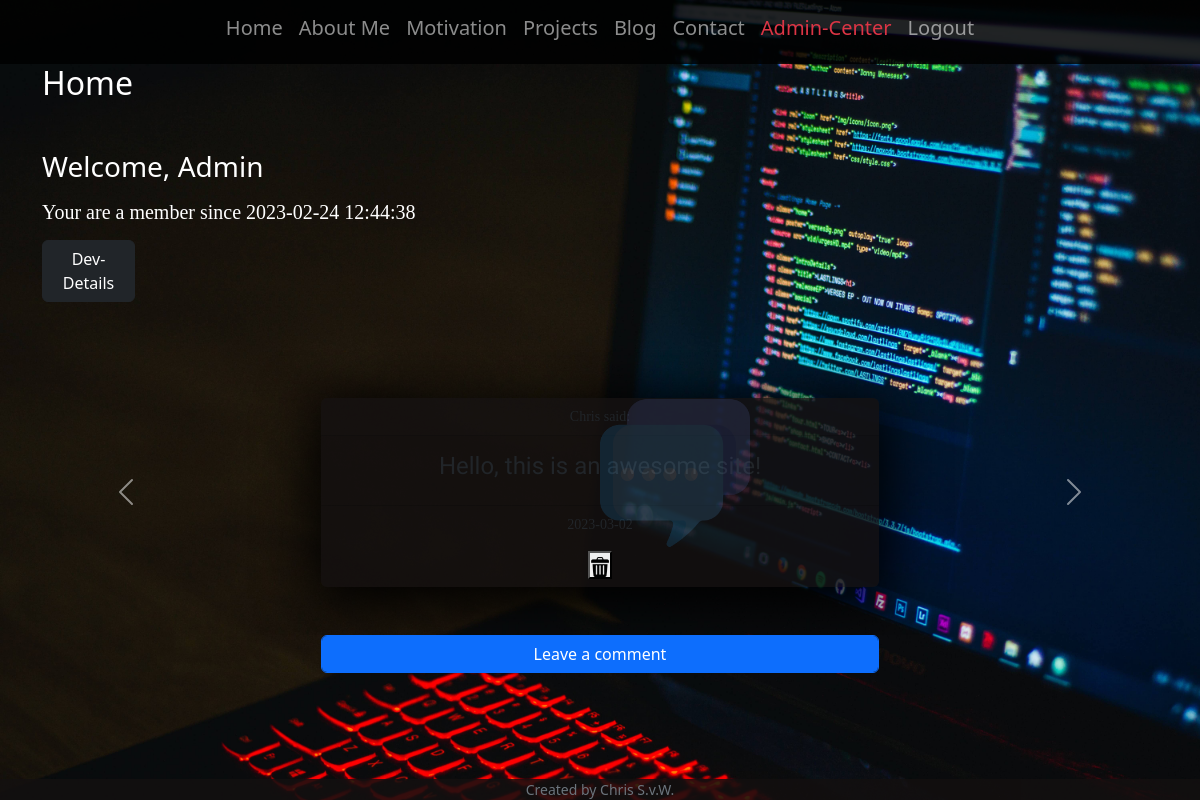
Page / (signed in) on the earlier database version.
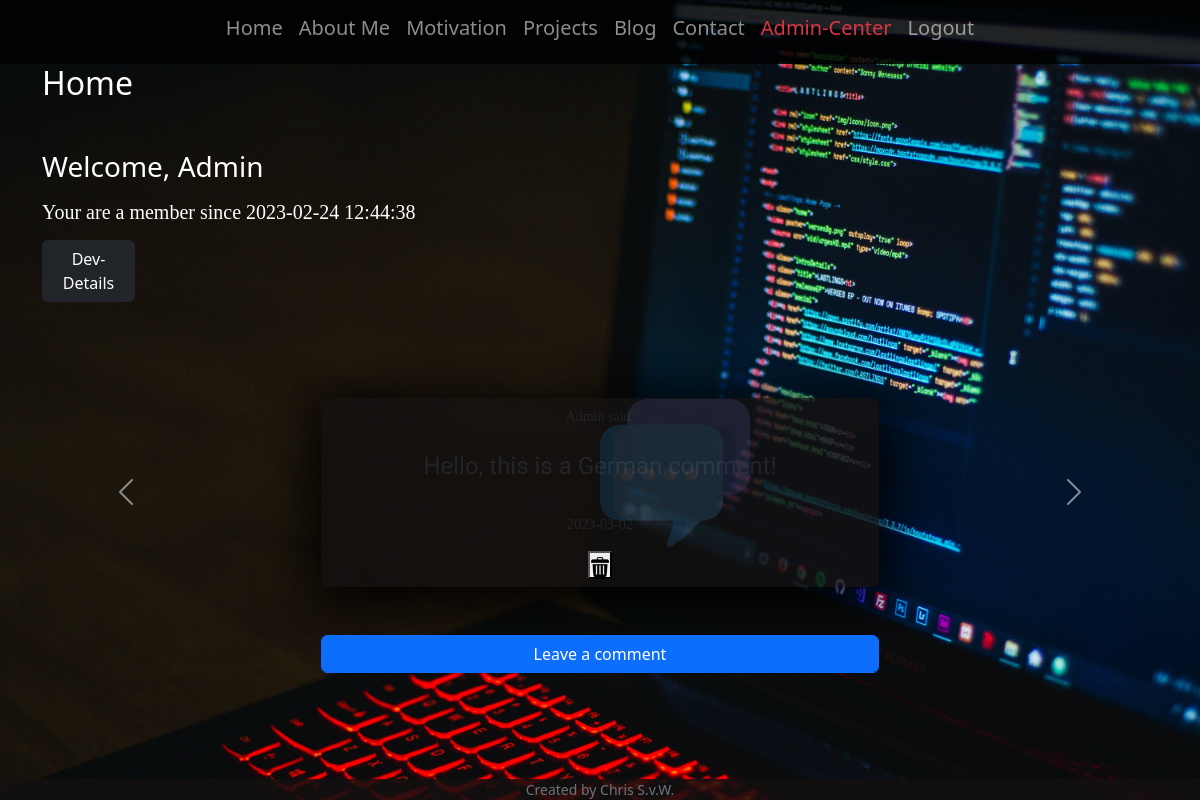
Same page on the later database version.
### tables this page shows
CREATE TABLE users (
user_id INTEGER NOT NULL PRIMARY KEY AUTOINCREMENT,
username TEXT NOT NULL,
hash TEXT NOT NULL,
reg_date TEXT,
log_date TEXT
);

CREATE TABLE comments (
comment_id INTEGER PRIMARY KEY AUTOINCREMENT NOT NULL,
user_id INTEGER NOT NULL,
timestamp TEXT,
text TEXT NOT NULL,
FOREIGN KEY (user_id)
	REFERENCES users (user_id)
);

### app.py (the view)
@app.route("/", methods=["GET", "POST"])
@login_required
def home():
    if request.method == "GET":
        userdata = db.execute("SELECT username, reg_date, user_id FROM users WHERE user_id=?;", session["user_id"])
        comments = db.execute("SELECT * FROM comments ORDER BY timestamp DESC LIMIT 10;")
        for comment in comments:
            comment["timestamp"] = comment["timestamp"][0:10]
            comment["username"] = db.execute("SELECT username FROM users WHERE user_id = ?;", comment["user_id"])[0]["username"]
        return render_template("home.html", userdata=userdata, comments=comments)

### app.py (called while the page is built)
@app.after_request
def after_request(response):
    response.headers["Cache-Control"] = "no-cache, no-store, must-revalidate, public, max-age=0"
    response.headers["Expires"] = 0
    response.headers["Pragma"] = "no-cache"
    return response

### toolbox.py (called while the page is built)
def login_required(f):
    @wraps(f)
    def decorated_function(*args, **kwargs):
        if session.get("user_id") is None:
            return redirect("/login")
        return f(*args, **kwargs)
    return decorated_function

### templates/home.html (shortened to what this page needs)
{% extends "layout.html" %}
{% block main %}
<h2 class="text-start animation-fade-in-3 mb-5">Home</h2>
<h3 class="text-start animation-fade-in-4 animation-fly-in-left">Welcome, {{userdata[0]["username"]}}</h3>
<h5 class="text-start mt-3 comment-header-font animation-fly-in-right animation-fade-in-5">Your are a member since {{userdata[0]["reg_date"]}}</h5>
<section class="pt-2 text-start" name="documentation">
  <p>
      <a class="btn col-1 btn-dark" data-bs-toggle="collapse" href="#collapseExample" role="button" aria-expanded="false" aria-controls="collapseExample">
        Dev-Details
      </a>
    </p>
</section>
<div class="buffer-1"></div>
  <div id="carouselExampleControls" class="carousel slide" data-bs-ride="carousel">
    <div class="carousel-inner">
      {%if comments is defined%}
      {%for comment in comments%}
      <div class="carousel-item">
        <div class="card border-0 m-5 w-50 mx-auto box-shadow-light bg-dark-trans">
          <div class="pl-5 img-container">
            <img class="bg-comment" src="/static/comments.png">
          </div>
          <div class="card-header bg-color-black small comment-header-font">{{comment['username']}} said:</div>
          <div class="card-text mt-3 mb-3">
            <h4 class="comment-text-font">{{comment['text']}}</h4>
          </div>
          <div class="card-footer bg-color-blue">
            <p class="small comment-header-font">{{comment['timestamp']}}</p>
            {%if session['user_id'] == 1 %}
            <form action="/deletecomment" method="post">
            <button type="submit"><img class="trash-can" src="/static/trash-can.png" alt=""></button>
          </form>
          {%endif%}
          </div>
        </div>
      </div>
      {%endfor%}
      {%endif%}
    </div>
    <button class="carousel-control-prev" type="button" data-bs-target="#carouselExampleControls" data-bs-slide="prev">
      <span class="carousel-control-prev-icon" aria-hidden="true"></span>
    </button>
    <button class="carousel-control-next" type="button" data-bs-target="#carouselExampleControls" data-bs-slide="next">
      <span class="carousel-control-next-icon" aria-hidden="true"></span>
    </button>
  </div>
  <a href="/comment" class="btn w-50 btn-primary form-control">Leave a comment</a>
{% endblock %}

### templates/layout.html (shortened to what this page needs)
<!DOCTYPE html>
<html lang="en">
    <head>
        <link href="https://cdn.jsdelivr.net/npm/bootstrap@5.3.0-alpha1/dist/css/bootstrap.min.css" rel="stylesheet">
        <link href="/static/styles.css" rel="stylesheet">
    </head>
    <body style="background-image: url('/static/Coding2.jpg'); background-size: cover ;">
      <nav class="navbar navbar-expand-lg navbar-dark nav-bg-dark-trans">
        <div class="collapse navbar-collapse" id="navbarSupportedContent">
          <ul class="navbar-nav mr-auto mx-auto">
            {%if session['user_id'] is not defined%}
            <li class="nav-item active ">
              <a class="nav-link" href="/login"><h5>Login</h5></a>
            </li>
            <li class="nav-item active">
              <a class="nav-link" href="/register"><h5>Register</h5></a>
            </li>
            {%else%}
            <li class="nav-item active">
              <a class="nav-link" href="/"><h5>Home</h5></a>
            </li>
            <li class="nav-item active">
              <a class="nav-link" href="/aboutme"><h5>About Me</h5></a>
            </li>
            <li class="nav-item active">
              <a class="nav-link" href="/motivation"><h5>Motivation</h5></a>
            </li>
            <li class="nav-item active">
              <a class="nav-link" href="/projects"><h5>Projects</h5></a>
            </li>
            <li class="nav-item active">
              <a class="nav-link" href="/blog"><h5>Blog</h5></a>
            </li>
            <li class="nav-item active">
              <a class="nav-link" href="/contact"><h5>Contact</h5></a>
            </li>
            {%if session['user_id'] == 1 %}
            <li class="nav-item active">
              <a class="nav-link text-danger" href="/admincenter"><h5>Admin-Center</h5></a>
            </li>
            {%endif%}
            <li class="nav-item active">
              <a class="nav-link" href="/logout"><h5>Logout</h5></a>
            </li>
            {%endif%}
          </ul>
        </div>
      </nav>
        <main class="container text-center">
            {% block main %}{% endblock %}
        </main>
        <footer class="small text-center text-secondary fixed-bottom">
          <div class="container-fluid bg-dark-trans color-secondary">
            Created by Chris S.v.W.
          </div>
        </footer>
    </body>
</html>

### static/styles.css (style rules this page uses)
* { padding: 0; margin: 0; box-sizing: border-box; }
body { color: white; }
.bg-comment { position:absolute; opacity: 15%; height: 150px; width: auto; }
.comment-header-font { font-family: 'Arvo', serif; }
.comment-text-font { font-family: 'Catamaran', sans-serif; }
.trash-can { max-width: 20px; max-height: 20px; }
.buffer-1 { min-height: 2em; }
.nav-bg-dark-trans { background: rgba(0, 0, 0, 0.85) }
.bg-dark-trans { background: rgba(19, 16, 16, 0.85) }
.box-shadow-light { box-shadow: 1px 10px 55px 8px rgba(0,0,0,1); }
.animation-fade-in-3 { animation: fadeIn 3s; }
.animation-fade-in-4 { animation: fadeIn 4s; }
.animation-fade-in-5 { animation: fadeIn 5s; }
.animation-fly-in-left { position: relative; animation: left-fly-in; animation-duration: 3s; }
.animation-fly-in-right { position: relative; animation: right-fly-in; animation-duration: 3s; }

Differences in the rows shown:
no longer on this page (row unchanged): comments: username "Chris", text "Hello, this is an awesome site!", timestamp "2023-03-02"
added comments: username "Admin", text "Hello, this is a German comment!", timestamp "2023-03-02"
